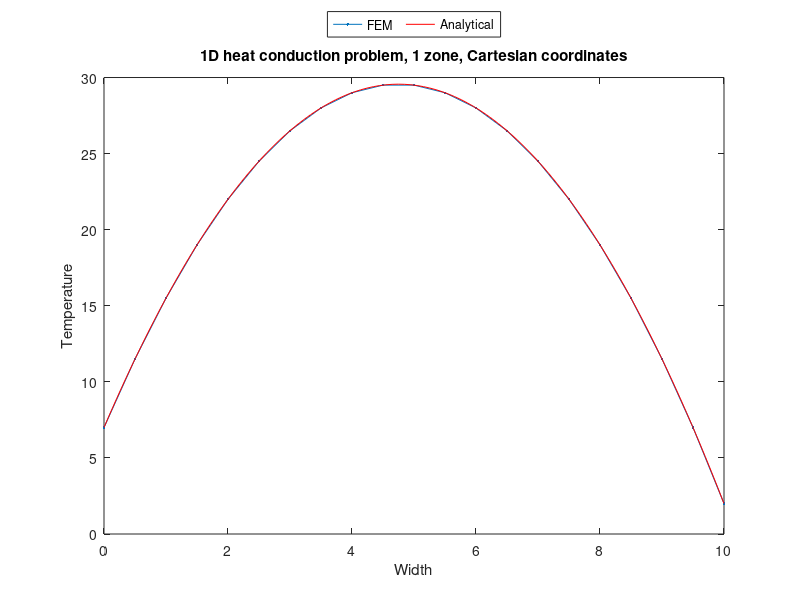

MATLAB code to generate this figure:
function F=driver

% clear the console screen
clc; close all;clf
% load the data structure with info pertaining to the physical problem
dat.condu=@condu;
dat.esrc=@esrc;
dat.width=10;
bc.left.type=2; %0=neumann, 1=robin, 2=dirichlet
bc.left.C=7; % (that data is C in: +Ddu/dn=C // u/4+D/2du/dn=C // u=C)
bc.rite.type=2;
bc.rite.C=2;
dat.bc=bc; clear bc;

% load the numerical parameters, npar, structure pertaining to numerics
% number of elements
npar.nel = 20;
% domain
npar.x = linspace(0,dat.width,npar.nel+1);
% polynomial degree
npar.porder=1;
% nbr of dofs per variable
npar.ndofs = npar.porder*npar.nel+1;
% connectivity
gn=zeros(npar.nel,npar.porder+1);
gn(1,:)=linspace(1,npar.porder+1,npar.porder+1);
for iel=2:npar.nel
    gn(iel,:)=[gn(iel-1,end) , gn(iel-1,2:end)+npar.porder ];
end
npar.gn=gn; clear gn;

% solve system
F = solve_fem3(dat,npar);
% plot
figure(1)

% % verification is always good
a=verif_hc_eq(dat);

cd=dat.condu; src=dat.esrc; L=dat.width;

x=linspace(0,L);
y=-src(1)/(2*cd(1))*(x.^2)+a(1)*x+a(2);
plot(npar.x,F,'.-',x,y,'r-');hold all
title('1D heat conduction problem, 1 zone, Cartesian coordinates')
xlabel('Width')
ylabel('Temperature')
legend('FEM','Analytical','Location','northoutside','Orientation','horizontal')

return
end

%%%%%%%%%%%%%%%%%%%%%%%%%%%%%%%%%%%%%

function u=solve_fem3(dat,npar)

% initial guess
% (not needed if a direct method is used to solve the linear system)
u=ones(npar.ndofs,1);

% assemble the matrix and the rhs
[A,b]=assemble_system(npar,dat);

% solve
u=A\b;

return
end
%%%%%%%%%%%%%%%%%%%%%%%%%%%%%%%%%%%%%

function [A,rhs]=assemble_system(npar,dat)
% assemble the matrix, the rhs, apply BC

% shortcuts
porder= npar.porder;
gn    = npar.gn;
nel   = npar.nel;
% ideally, we would analyze the connectivity to determine nnz
nnz=(porder+1)*nel; %this is an upperbound, not exact
% n: linear system size
n=nel*porder+1;
% allocate memory
A=spalloc(n,n,nnz);
rhs=zeros(n,1);

% compute local matrices
% load Gauss Legendre quadrature (GLQ is exact on polynomials of degree up to 2n-1,
% while using only integrand evaluations (n-point quadrature).
% estimate the max poly order (it comes from the mass matrix  when coef. are
% piecewise constant and the material mesh matches the computational mesh
poly_max=2*porder;
[xq,wq] = GLNodeWt(porder+1);
% initialize local matrices/vectors
m=zeros(porder+1,porder+1);
k=m;
f=zeros(porder+1,1);
% store shapeset
[b,dbdx] =feshpln(xq,porder);

% definition of the weak form:
% int_domain (grad u D grad b) - int_bd_domain (b D grad u n) ...
%      + int_domain( XSa u b) = int_domain (b rhs)

% loop over elements
for iel=1:npar.nel
    % element extremities
    x0=npar.x(iel);
    x1=npar.x(iel+1);
    % jacobian of the transformation to the ref. element
    Jac=(x1-x0)/2;
    % get x values in the interval
    x=(x1+x0)/2+xq*(x1-x0)/2;
    d=dat.condu(x);
    q=dat.esrc(x);
    % compute local matrices + load vector
    for i=1:porder+1
        for j=1:porder+1
            m(i,j)= dot(0.*wq.*b(:,i)    , b(:,j));
            k(i,j)= dot(d.*wq.*dbdx(:,i) , dbdx(:,j));
        end
        f(i)= dot(q.*wq, b(:,i));
    end
    % assemble
    A(gn(iel,:),gn(iel,:)) = A(gn(iel,:),gn(iel,:)) + ...
       m*Jac + k/Jac;
    rhs(gn(iel,:)) = rhs(gn(iel,:)) + f*Jac;
end

% apply natural BC
Dirichlet_nodes=[];
Dirichlet_val=[];
switch dat.bc.left.type
    case 0 % Neumann, int_bd_domain (b D grad u n) is on the RHS
        rhs(1)=rhs(1)+dat.bc.left.C;
    case 1 % Robin
        A(1,1)=A(1,1)+1/2;
        rhs(1)=rhs(1)+2*dat.bc.left.C;
    case 2 % Dirichlet
        Dirichlet_nodes=[Dirichlet_nodes 1];
        Dirichlet_val=[Dirichlet_val dat.bc.left.C];
end
switch dat.bc.rite.type
    case 0 % Neumann, int_bd_domain (b D grad u n) is on the RHS
        rhs(n)=rhs(n)+dat.bc.rite.C;
    case 1 % Robin
        A(n,n)=A(n,n)+1/2;
        rhs(n)=rhs(n)+2*dat.bc.rite.C;
    case 2 % Dirichlet
        Dirichlet_nodes=[Dirichlet_nodes n];
        Dirichlet_val=[Dirichlet_val dat.bc.rite.C];
end
% apply Dirichlet BC
for i=1:length(Dirichlet_nodes);% loop on the number of constraints
    id=Dirichlet_nodes(i);      % extract the dof of a constraint
    bcval=Dirichlet_val(i);
    rhs=rhs-bcval*A(:,id);  % modify the rhs using constrained value
    A(id,:)=0; % set all the id-th row to zero
    A(:,id)=0; % set all the id-th column to zero (symmetrize A)
    A(id,id)=1;            % set the id-th diagonal to unity
    rhs(id)=bcval;         % put the constrained value in the rhs
end

return
end
%%%%%%%%%%%%%%%%%%%%%%%%%%%%%%%%%%%%%

function [shapefun,dhdx]=feshpln (xv,p)
% computes the finite element basis functions and their first derivatives
% for any order p
% here, we use Lagrangian FE functions

xd=linspace(-1,1,p+1);

shapefun=zeros(length(xv),p+1);
dhdx    =zeros(length(xv),p+1);

% shape function
for i=1:p+1
    num=1.;
    den=1.;
    for j=1:p+1
        if(j~=i)
            num=num.*(xv-xd(j));
            den=den.*(xd(i)-xd(j));
        end
    end
    shapefun(:,i)=num./den;
end

% derivative of the shape function
for i=1:p+1
    sum=0.;
    den=1.;
    for j=1:p+1
        if(j~=i)
            num=1;
            for k=1:p+1
                if((k~=i)&&(k~=j))
                    num=num.*(xv-xd(k));
                end
            end
            sum=sum+num;
            den=den.*(xd(i)-xd(j));
        end
    end
    dhdx(:,i)=sum./den;
end

return
end
%%%%%%%%%%%%%%%%%%%%%%%%%%%%%%%%%%%%%%

function [x,w] = GLNodeWt(n)
% GLNodeWt  Nodes and weights for Gauss-Legendre quadrature of arbitrary order
%           obtained by solving an eigenvalue problem
%
% Synopsis:  [x,w] = GLNodeWt(n)
%
% Input:     n = order of quadrature rule
%
% Output:    x = vector of nodes
%            w = vector of weights

%  Algorithm based on ideas from Golub and Welsch, and Gautschi.  For a
%  condensed presentation see H.R. Schwarz, "Numerical Analysis: A
%  Comprehensive Introduction," 1989, Wiley.  Original MATLAB
%  implementation by H.W. Wilson and L.H. Turcotte, "Advanced Mathematics
%  and Mechanics Applications Using MATLAB," 2nd ed., 1998, CRC Press

beta   = (1:n-1)./sqrt(4*(1:n-1).^2 - 1);
J      = diag(beta,-1) + diag(beta,1);    % eig(J) needs J in full storage
[V,D]  = eig(J);
[x,ix] = sort(diag(D));  %  nodes are eigenvalues, which are on diagonal of D
w      = 2*V(1,ix)'.^2;  %  V(1,ix)' is column vector of first row of sorted V

return
end
%%%%%%%%%%%%%%%%%%%%%%%%%%%%%%%%%%%%%

function a=verif_hc_eq(dat)

cd=dat.condu; src=dat.esrc; L=dat.width;

% general form of the solution:
% T = Y x x + B x + E
% dT/dx= 2Yx + B
Y=-src(1)/(2*cd(1));
switch dat.bc.left.type
    case 0 % Neumann
        % +Ddu/dn=C on the left becomes: -Ddu/dx=C <==> -D.B=C <==> B=-C/D
        mat(1,1:2) =[1,0];
        b(1) = -dat.bc.left.C / cd(0);
    case 1 % Robin
        % u/4+D/2du/dn=C on the left becomes: u/4-D/2du/dx=C 
        % <==> E/4-D/2(B)=C 
        mat(1,1:2) =[-cd(0)/2,1/4];
        b(1) = dat.bc.left.C;
    case 2 % Dirichlet
        mat(1,1:2) =[0,1];
        b(1) = dat.bc.left.C;
end
switch dat.bc.rite.type
    case 0 % Neumann
        % +Ddu/dn=C on the right becomes: Ddu/dx=C <==> D.(2YL+B)=C <==> B=C/D-2YL
        mat(2,1:2) =[1,0];
        b(2) = dat.bc.rite.C / cd(L) - 2*Y*L;
    case 1 % Robin
        % u/4+D/2du/dn=C on the right becomes: u/4+D/2du/dx=C 
        % <==> (YL^2+BL+E)/4 + D/2(2YL+B) = C 
        mat(2,1:2) =[L/4+cd(L)/2,1/4];
        b(2) = dat.bc.rite.C - Y*L*L/4 -cd(L)*Y*L;
    case 2 % Dirichlet
        mat(2,1:2) =[L,1];
        b(2) = dat.bc.rite.C - Y*L*L;
end
% get coefficient for the analytical solution
a=mat\b';

return
end

%%%%%%%%%%%%%%%%%%%%%%%%%%%%%%%%%%%%%
function y=condu(x)
y=.5;
return
end
%%%%%%%%%%%%%%%%%%%%%%%%%%%%%%%%%%%%%
function y=esrc(x)
y=1;
return
end
%%%%%%%%%%%%%%%%%%%%%%%%%%%%%%%%%%%%%